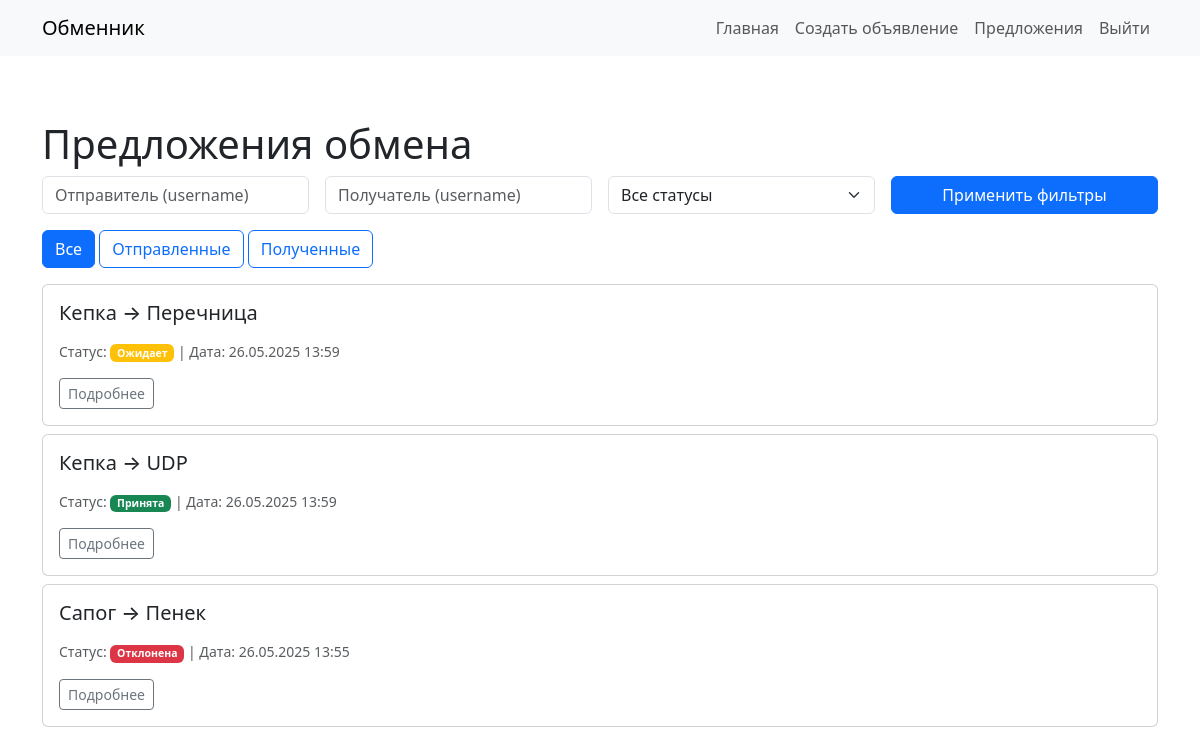
The app's page /proposals/ (signed in) with its own data.
### ads/models.py (models this page shows, shortened)
class ExchangeProposal(models.Model):
    STATUS_CHOICES = [
        ("waiting", "Ожидает"),
        ("accepted", "Принята"),
        ("rejected", "Отклонена"),
    ]
    ad_sender = models.ForeignKey(
        Ad,
        on_delete=models.CASCADE,
        related_name="proposals_sent"
    )
    ad_receiver = models.ForeignKey(
        Ad,
        on_delete=models.CASCADE,
        related_name="proposals_received"
    )
    comment = models.TextField(blank=True)
    status = models.CharField(
        max_length=10,
        choices=STATUS_CHOICES,
        default="waiting"
    )
    created_at = models.DateTimeField(auto_now_add=True)

class Ad(models.Model):
    CONDITION_CHOICES = [
        ("new", "Новый"),
        ("used", "Б/У"),
    ]
    user = models.ForeignKey(
        User,
        on_delete=models.CASCADE,
        related_name="ads"
    )
    title = models.CharField(max_length=200)
    description = models.TextField()
    image_url = models.URLField(blank=True, null=True)
    category = models.CharField(max_length=100)
    condition = models.CharField(
        max_length=10,
        choices=CONDITION_CHOICES
    )
    created_at = models.DateTimeField(auto_now_add=True)

### ads/views.py (the view)
# urls.py: path('proposals/', ProposalListView.as_view(), name='proposal_list'),
class ProposalListView(LoginRequiredMixin, ListView):
    model = ExchangeProposal
    template_name = 'ads/proposal_list.html'
    context_object_name = 'proposals'
    paginate_by = 10
    def get_queryset(self):
        user = self.request.user
        qs = super().get_queryset().select_related(
            'ad_sender__user', 'ad_receiver__user'
        ).order_by('-created_at')
        view_type = self.request.GET.get('type', 'all')
        if view_type == 'sent':
            qs = qs.filter(ad_sender__user=user)
        elif view_type == 'received':
            qs = qs.filter(ad_receiver__user=user)
        else:
            qs = qs.filter(
                Q(ad_sender__user=user) |
                Q(ad_receiver__user=user)
            )
        sender = self.request.GET.get('sender')
        receiver = self.request.GET.get('receiver')
        status = self.request.GET.get('status')
        if sender:
            qs = qs.filter(ad_sender__user__username=sender)
        if receiver:
            qs = qs.filter(ad_receiver__user__username=receiver)
        if status in dict(ExchangeProposal.STATUS_CHOICES):
            qs = qs.filter(status=status)
        return qs
    def get_context_data(self, **ctx):
        ctx = super().get_context_data(**ctx)
        ctx.update({
            'view_type':     self.request.GET.get('type', 'all'),
            'sender':        self.request.GET.get('sender', ''),
            'receiver':      self.request.GET.get('receiver', ''),
            'status':        self.request.GET.get('status', ''),
            'status_choices': ExchangeProposal.STATUS_CHOICES,
        })
        return ctx

### ads/templates/ads/proposal_list.html (shortened to what this page needs)
{% extends 'base.html' %}
{% block content %}
<div class="container mt-4">
  <h1>Предложения обмена</h1>
  <form method="get" class="row g-3 mb-3">
    <div class="col-md-3">
      <input
        type="text"
        name="sender"
        value="{{ sender }}"
        class="form-control"
        placeholder="Отправитель (username)">
    </div>
    <div class="col-md-3">
      <input
        type="text"
        name="receiver"
        value="{{ receiver }}"
        class="form-control"
        placeholder="Получатель (username)">
    </div>
    <div class="col-md-3">
      <select name="status" class="form-select">
        <option value="">Все статусы</option>
      </select>
    </div>
    <div class="col-md-3">
      <button type="submit" class="btn btn-primary w-100">Применить фильтры</button>
    </div>
  </form>
  <div class="mb-3">
    <a href="{% url 'proposal_list' %}?type=all"
       class="btn btn-outline-primary {% if view_type == 'all' %}active{% endif %}">
      Все
    </a>
    <a href="{% url 'proposal_list' %}?type=sent"
       class="btn btn-outline-primary {% if view_type == 'sent' %}active{% endif %}">
      Отправленные
    </a>
    <a href="{% url 'proposal_list' %}?type=received"
       class="btn btn-outline-primary {% if view_type == 'received' %}active{% endif %}">
      Полученные
    </a>
  </div>
  {% for p in proposals %}
    <div class="card mb-2">
      <div class="card-body">
        <h5 class="card-title">
          {{ p.ad_sender.title }} → {{ p.ad_receiver.title }}
        </h5>
        <p class="small text-muted">
          Статус:
          {% if p.status == 'waiting' %}
            <span class="badge bg-warning">Ожидает</span>
          {% elif p.status == 'accepted' %}
            <span class="badge bg-success">Принята</span>
          {% elif p.status == 'rejected' %}
            <span class="badge bg-danger">Отклонена</span>
          {% endif %}
          | Дата: {{ p.created_at|date:"d.m.Y H:i" }}
        </p>
        <a href="{% url 'proposal_detail' p.pk %}"
           class="btn btn-sm btn-outline-secondary">Подробнее</a>
      </div>
    </div>
  {% empty %}
    <p>Нет предложений.</p>
  {% endfor %}
</div>
{% endblock %}

### records on screen
ExchangeProposal: ad_sender "Кепка", ad_receiver "Перечница", status "Ожидает", created_at "26.05.2025 13:59"
ExchangeProposal: ad_sender "Кепка", ad_receiver "UDP", status "Принята", created_at "26.05.2025 13:59"
ExchangeProposal: ad_sender "Сапог", ad_receiver "Пенек", status "Отклонена", created_at "26.05.2025 13:55"
